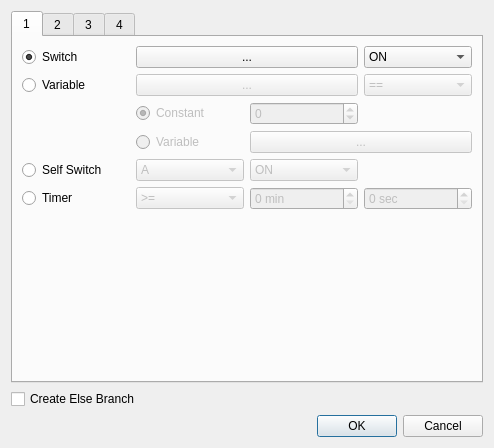
<?xml version="1.0" encoding="UTF-8"?>
<ui version="4.0">
 <class>ConditionalBranchDialog</class>
 <widget class="QDialog" name="ConditionalBranchDialog">
  <property name="geometry">
   <rect>
    <x>0</x>
    <y>0</y>
    <width>494</width>
    <height>448</height>
   </rect>
  </property>
  <property name="windowTitle">
   <string>Dialog</string>
  </property>
  <layout class="QVBoxLayout" name="verticalLayout">
   <item>
    <widget class="QTabWidget" name="tabWidget">
     <property name="currentIndex">
      <number>0</number>
     </property>
     <widget class="QWidget" name="tab_1">
      <attribute name="title">
       <string>1</string>
      </attribute>
      <layout class="QVBoxLayout" name="verticalLayout_2">
       <item>
        <layout class="QGridLayout" name="gridLayout">
         <item row="5" column="2">
          <widget class="QSpinBox" name="timerMinSpinBox">
           <property name="enabled">
            <bool>false</bool>
           </property>
           <property name="suffix">
            <string> min</string>
           </property>
          </widget>
         </item>
         <item row="5" column="1">
          <widget class="QComboBox" name="timerSignComboBox">
           <property name="enabled">
            <bool>false</bool>
           </property>
           <item>
            <property name="text">
             <string>&gt;=</string>
            </property>
           </item>
           <item>
            <property name="text">
             <string>&lt;=</string>
            </property>
           </item>
          </widget>
         </item>
         <item row="5" column="0">
          <widget class="QRadioButton" name="timerRadioButton">
           <property name="text">
            <string>Timer</string>
           </property>
           <attribute name="buttonGroup">
            <string notr="true">mainRadioGroup</string>
           </attribute>
          </widget>
         </item>
         <item row="4" column="0">
          <widget class="QRadioButton" name="selfSwitchRadionButton">
           <property name="text">
            <string>Self Switch</string>
           </property>
           <attribute name="buttonGroup">
            <string notr="true">mainRadioGroup</string>
           </attribute>
          </widget>
         </item>
         <item row="0" column="0">
          <widget class="QRadioButton" name="switchRadioButton">
           <property name="text">
            <string>Switch</string>
           </property>
           <property name="checked">
            <bool>true</bool>
           </property>
           <attribute name="buttonGroup">
            <string notr="true">mainRadioGroup</string>
           </attribute>
          </widget>
         </item>
         <item row="6" column="0">
          <spacer name="verticalSpacer">
           <property name="orientation">
            <enum>Qt::Vertical</enum>
           </property>
           <property name="sizeHint" stdset="0">
            <size>
             <width>20</width>
             <height>40</height>
            </size>
           </property>
          </spacer>
         </item>
         <item row="1" column="0">
          <widget class="QRadioButton" name="variableRadioButton">
           <property name="text">
            <string>Variable</string>
           </property>
           <attribute name="buttonGroup">
            <string notr="true">mainRadioGroup</string>
           </attribute>
          </widget>
         </item>
         <item row="5" column="3">
          <widget class="QSpinBox" name="timerSecSpinBox">
           <property name="enabled">
            <bool>false</bool>
           </property>
           <property name="suffix">
            <string> sec</string>
           </property>
           <property name="maximum">
            <number>59</number>
           </property>
          </widget>
         </item>
         <item row="2" column="1">
          <widget class="QRadioButton" name="variableConstantRadioButton">
           <property name="enabled">
            <bool>false</bool>
           </property>
           <property name="text">
            <string>Constant</string>
           </property>
           <property name="checked">
            <bool>true</bool>
           </property>
           <attribute name="buttonGroup">
            <string notr="true">variableRadioGroup</string>
           </attribute>
          </widget>
         </item>
         <item row="3" column="1">
          <widget class="QRadioButton" name="variableVariableRadionButton">
           <property name="enabled">
            <bool>false</bool>
           </property>
           <property name="text">
            <string>Variable</string>
           </property>
           <attribute name="buttonGroup">
            <string notr="true">variableRadioGroup</string>
           </attribute>
          </widget>
         </item>
         <item row="0" column="1" colspan="2">
          <widget class="SelectorButton" name="switchButton">
           <property name="text">
            <string>...</string>
           </property>
          </widget>
         </item>
         <item row="1" column="1" colspan="2">
          <widget class="SelectorButton" name="variableButton">
           <property name="enabled">
            <bool>false</bool>
           </property>
           <property name="text">
            <string>...</string>
           </property>
          </widget>
         </item>
         <item row="0" column="3">
          <widget class="QComboBox" name="switchComboBox">
           <item>
            <property name="text">
             <string>ON</string>
            </property>
           </item>
           <item>
            <property name="text">
             <string>OFF</string>
            </property>
           </item>
          </widget>
         </item>
         <item row="1" column="3">
          <widget class="QComboBox" name="variableSignComboBox">
           <property name="enabled">
            <bool>false</bool>
           </property>
           <item>
            <property name="text">
             <string>==</string>
            </property>
           </item>
           <item>
            <property name="text">
             <string>&gt;=</string>
            </property>
           </item>
           <item>
            <property name="text">
             <string>&lt;=</string>
            </property>
           </item>
           <item>
            <property name="text">
             <string>&gt;</string>
            </property>
           </item>
           <item>
            <property name="text">
             <string>&lt;</string>
            </property>
           </item>
           <item>
            <property name="text">
             <string>!=</string>
            </property>
           </item>
          </widget>
         </item>
         <item row="2" column="2">
          <widget class="QSpinBox" name="variableConstantSpinBox">
           <property name="enabled">
            <bool>false</bool>
           </property>
           <property name="minimum">
            <number>-99999999</number>
           </property>
           <property name="maximum">
            <number>99999999</number>
           </property>
          </widget>
         </item>
         <item row="3" column="2" colspan="2">
          <widget class="SelectorButton" name="variableVariableButton">
           <property name="enabled">
            <bool>false</bool>
           </property>
           <property name="text">
            <string>...</string>
           </property>
          </widget>
         </item>
         <item row="4" column="1">
          <widget class="QComboBox" name="selfSwitchComboBox">
           <property name="enabled">
            <bool>false</bool>
           </property>
           <item>
            <property name="text">
             <string>A</string>
            </property>
           </item>
           <item>
            <property name="text">
             <string>B</string>
            </property>
           </item>
           <item>
            <property name="text">
             <string>C</string>
            </property>
           </item>
           <item>
            <property name="text">
             <string>D</string>
            </property>
           </item>
          </widget>
         </item>
         <item row="4" column="2">
          <widget class="QComboBox" name="selfSwitchToggleComboBox">
           <property name="enabled">
            <bool>false</bool>
           </property>
           <item>
            <property name="text">
             <string>ON</string>
            </property>
           </item>
           <item>
            <property name="text">
             <string>OFF</string>
            </property>
           </item>
          </widget>
         </item>
        </layout>
       </item>
      </layout>
     </widget>
     <widget class="QWidget" name="tab_2">
      <attribute name="title">
       <string>2</string>
      </attribute>
      <layout class="QVBoxLayout" name="verticalLayout_3">
       <item>
        <layout class="QGridLayout" name="gridLayout_2">
         <item row="4" column="1">
          <widget class="QRadioButton" name="actorSkillRadioButton">
           <property name="enabled">
            <bool>false</bool>
           </property>
           <property name="text">
            <string>Skill</string>
           </property>
           <attribute name="buttonGroup">
            <string notr="true">actorRadioGroup</string>
           </attribute>
          </widget>
         </item>
         <item row="1" column="1">
          <widget class="QRadioButton" name="actorInPartyRadioButton">
           <property name="enabled">
            <bool>false</bool>
           </property>
           <property name="text">
            <string>In the party</string>
           </property>
           <property name="checked">
            <bool>true</bool>
           </property>
           <attribute name="buttonGroup">
            <string notr="true">actorRadioGroup</string>
           </attribute>
          </widget>
         </item>
         <item row="5" column="1">
          <widget class="QRadioButton" name="actorWeaponRadioButton">
           <property name="enabled">
            <bool>false</bool>
           </property>
           <property name="text">
            <string>Weapon</string>
           </property>
           <attribute name="buttonGroup">
            <string notr="true">actorRadioGroup</string>
           </attribute>
          </widget>
         </item>
         <item row="6" column="1">
          <widget class="QRadioButton" name="actorArmorRadioButton">
           <property name="enabled">
            <bool>false</bool>
           </property>
           <property name="text">
            <string>Armor</string>
           </property>
           <attribute name="buttonGroup">
            <string notr="true">actorRadioGroup</string>
           </attribute>
          </widget>
         </item>
         <item row="3" column="1">
          <widget class="QRadioButton" name="actorClassRadioButton">
           <property name="enabled">
            <bool>false</bool>
           </property>
           <property name="text">
            <string>Class</string>
           </property>
           <attribute name="buttonGroup">
            <string notr="true">actorRadioGroup</string>
           </attribute>
          </widget>
         </item>
         <item row="4" column="2">
          <widget class="SelectorButton" name="actorSkillButton">
           <property name="enabled">
            <bool>false</bool>
           </property>
           <property name="text">
            <string>...</string>
           </property>
          </widget>
         </item>
         <item row="2" column="1">
          <widget class="QRadioButton" name="actorNameRadioButton">
           <property name="enabled">
            <bool>false</bool>
           </property>
           <property name="text">
            <string>Name</string>
           </property>
           <attribute name="buttonGroup">
            <string notr="true">actorRadioGroup</string>
           </attribute>
          </widget>
         </item>
         <item row="0" column="1" colspan="2">
          <widget class="SelectorButton" name="actorButton">
           <property name="enabled">
            <bool>false</bool>
           </property>
           <property name="text">
            <string>...</string>
           </property>
          </widget>
         </item>
         <item row="6" column="2">
          <widget class="SelectorButton" name="actorArmorButton">
           <property name="enabled">
            <bool>false</bool>
           </property>
           <property name="text">
            <string>...</string>
           </property>
          </widget>
         </item>
         <item row="3" column="2">
          <widget class="SelectorButton" name="actorClassButton">
           <property name="enabled">
            <bool>false</bool>
           </property>
           <property name="text">
            <string>...</string>
           </property>
          </widget>
         </item>
         <item row="0" column="0">
          <widget class="QRadioButton" name="actorRadioButton">
           <property name="text">
            <string>Actor</string>
           </property>
           <attribute name="buttonGroup">
            <string notr="true">mainRadioGroup</string>
           </attribute>
          </widget>
         </item>
         <item row="2" column="2">
          <widget class="QLineEdit" name="actorNameLineEdit">
           <property name="enabled">
            <bool>false</bool>
           </property>
          </widget>
         </item>
         <item row="5" column="2">
          <widget class="SelectorButton" name="actorWeaponButton">
           <property name="enabled">
            <bool>false</bool>
           </property>
           <property name="text">
            <string>...</string>
           </property>
          </widget>
         </item>
         <item row="1" column="0">
          <spacer name="horizontalSpacer">
           <property name="orientation">
            <enum>Qt::Horizontal</enum>
           </property>
           <property name="sizeHint" stdset="0">
            <size>
             <width>40</width>
             <height>20</height>
            </size>
           </property>
          </spacer>
         </item>
         <item row="7" column="1">
          <widget class="QRadioButton" name="actorStateRadioButton">
           <property name="enabled">
            <bool>false</bool>
           </property>
           <property name="text">
            <string>State</string>
           </property>
           <attribute name="buttonGroup">
            <string notr="true">actorRadioGroup</string>
           </attribute>
          </widget>
         </item>
         <item row="7" column="2">
          <widget class="SelectorButton" name="actorStateButton">
           <property name="enabled">
            <bool>false</bool>
           </property>
           <property name="text">
            <string>...</string>
           </property>
          </widget>
         </item>
        </layout>
       </item>
      </layout>
     </widget>
     <widget class="QWidget" name="tab_3">
      <attribute name="title">
       <string>3</string>
      </attribute>
      <layout class="QVBoxLayout" name="verticalLayout_4">
       <item>
        <layout class="QGridLayout" name="gridLayout_3">
         <item row="2" column="1">
          <widget class="QRadioButton" name="enemyStateRadioButton">
           <property name="enabled">
            <bool>false</bool>
           </property>
           <property name="text">
            <string>State</string>
           </property>
           <attribute name="buttonGroup">
            <string notr="true">enemyRadioGroup</string>
           </attribute>
          </widget>
         </item>
         <item row="4" column="2">
          <widget class="QComboBox" name="characterDirectionComboBox">
           <property name="enabled">
            <bool>false</bool>
           </property>
          </widget>
         </item>
         <item row="5" column="1">
          <widget class="QComboBox" name="vehicleComboBox">
           <property name="enabled">
            <bool>false</bool>
           </property>
          </widget>
         </item>
         <item row="4" column="1">
          <widget class="QLabel" name="characterLabel">
           <property name="enabled">
            <bool>false</bool>
           </property>
           <property name="text">
            <string>is facing</string>
           </property>
           <property name="alignment">
            <set>Qt::AlignRight|Qt::AlignTrailing|Qt::AlignVCenter</set>
           </property>
          </widget>
         </item>
         <item row="2" column="2">
          <widget class="SelectorButton" name="enemyStateButton">
           <property name="enabled">
            <bool>false</bool>
           </property>
           <property name="text">
            <string>...</string>
           </property>
          </widget>
         </item>
         <item row="5" column="2">
          <widget class="QLabel" name="vehicleLabel">
           <property name="enabled">
            <bool>false</bool>
           </property>
           <property name="text">
            <string>driven</string>
           </property>
          </widget>
         </item>
         <item row="0" column="1">
          <widget class="QComboBox" name="enemyComboBox">
           <property name="enabled">
            <bool>false</bool>
           </property>
          </widget>
         </item>
         <item row="3" column="1">
          <widget class="QComboBox" name="characterComboBox">
           <property name="enabled">
            <bool>false</bool>
           </property>
          </widget>
         </item>
         <item row="5" column="0">
          <widget class="QRadioButton" name="vehicleRadioButton">
           <property name="text">
            <string>Vehicle</string>
           </property>
           <attribute name="buttonGroup">
            <string notr="true">mainRadioGroup</string>
           </attribute>
          </widget>
         </item>
         <item row="3" column="0">
          <widget class="QRadioButton" name="characterRadioButton">
           <property name="text">
            <string>Character</string>
           </property>
           <attribute name="buttonGroup">
            <string notr="true">mainRadioGroup</string>
           </attribute>
          </widget>
         </item>
         <item row="1" column="1">
          <widget class="QRadioButton" name="enemyAppearedRadioButton">
           <property name="enabled">
            <bool>false</bool>
           </property>
           <property name="text">
            <string>Appeared</string>
           </property>
           <attribute name="buttonGroup">
            <string notr="true">enemyRadioGroup</string>
           </attribute>
          </widget>
         </item>
         <item row="0" column="0">
          <widget class="QRadioButton" name="enemyRadioButton">
           <property name="text">
            <string>Enemy</string>
           </property>
           <attribute name="buttonGroup">
            <string notr="true">mainRadioGroup</string>
           </attribute>
          </widget>
         </item>
         <item row="6" column="0">
          <spacer name="verticalSpacer_2">
           <property name="orientation">
            <enum>Qt::Vertical</enum>
           </property>
           <property name="sizeHint" stdset="0">
            <size>
             <width>20</width>
             <height>40</height>
            </size>
           </property>
          </spacer>
         </item>
        </layout>
       </item>
      </layout>
     </widget>
     <widget class="QWidget" name="tab_4">
      <attribute name="title">
       <string>4</string>
      </attribute>
      <layout class="QVBoxLayout" name="verticalLayout_5">
       <item>
        <layout class="QGridLayout" name="gridLayout_4">
         <item row="2" column="0">
          <widget class="QRadioButton" name="weaponRadioButton">
           <property name="text">
            <string>Weapon</string>
           </property>
           <attribute name="buttonGroup">
            <string notr="true">mainRadioGroup</string>
           </attribute>
          </widget>
         </item>
         <item row="0" column="2">
          <widget class="QSpinBox" name="goldSpinBox">
           <property name="enabled">
            <bool>false</bool>
           </property>
           <property name="maximum">
            <number>9999999</number>
           </property>
          </widget>
         </item>
         <item row="0" column="0">
          <widget class="QRadioButton" name="goldRadioButton">
           <property name="text">
            <string>Gold</string>
           </property>
           <attribute name="buttonGroup">
            <string notr="true">mainRadioGroup</string>
           </attribute>
          </widget>
         </item>
         <item row="1" column="0">
          <widget class="QRadioButton" name="itemRadioButton">
           <property name="text">
            <string>Item</string>
           </property>
           <attribute name="buttonGroup">
            <string notr="true">mainRadioGroup</string>
           </attribute>
          </widget>
         </item>
         <item row="6" column="1">
          <widget class="QComboBox" name="buttonComboBox">
           <property name="enabled">
            <bool>false</bool>
           </property>
          </widget>
         </item>
         <item row="0" column="1">
          <widget class="QComboBox" name="goldSignComboBox">
           <property name="enabled">
            <bool>false</bool>
           </property>
          </widget>
         </item>
         <item row="6" column="2">
          <widget class="QLabel" name="buttonLabel">
           <property name="enabled">
            <bool>false</bool>
           </property>
           <property name="text">
            <string>pressed</string>
           </property>
          </widget>
         </item>
         <item row="7" column="1" colspan="2">
          <widget class="QLineEdit" name="scriptLineEdit">
           <property name="enabled">
            <bool>false</bool>
           </property>
           <property name="sizePolicy">
            <sizepolicy hsizetype="Preferred" vsizetype="Fixed">
             <horstretch>0</horstretch>
             <verstretch>0</verstretch>
            </sizepolicy>
           </property>
          </widget>
         </item>
         <item row="1" column="1" colspan="2">
          <widget class="SelectorButton" name="itemButton">
           <property name="enabled">
            <bool>false</bool>
           </property>
           <property name="text">
            <string>...</string>
           </property>
          </widget>
         </item>
         <item row="2" column="1" colspan="2">
          <widget class="SelectorButton" name="weaponButton">
           <property name="enabled">
            <bool>false</bool>
           </property>
           <property name="text">
            <string>...</string>
           </property>
          </widget>
         </item>
         <item row="4" column="1" colspan="2">
          <widget class="SelectorButton" name="armorButton">
           <property name="enabled">
            <bool>false</bool>
           </property>
           <property name="text">
            <string>...</string>
           </property>
          </widget>
         </item>
         <item row="3" column="1" colspan="2">
          <widget class="QCheckBox" name="weaponCheckBox">
           <property name="enabled">
            <bool>false</bool>
           </property>
           <property name="text">
            <string>Include Equipment</string>
           </property>
          </widget>
         </item>
         <item row="5" column="1" colspan="2">
          <widget class="QCheckBox" name="armorCheckBox">
           <property name="enabled">
            <bool>false</bool>
           </property>
           <property name="text">
            <string>Include Equipment</string>
           </property>
          </widget>
         </item>
         <item row="4" column="0">
          <widget class="QRadioButton" name="armorRadioButton">
           <property name="text">
            <string>Armor</string>
           </property>
           <attribute name="buttonGroup">
            <string notr="true">mainRadioGroup</string>
           </attribute>
          </widget>
         </item>
         <item row="6" column="0">
          <widget class="QRadioButton" name="buttonRadioButton">
           <property name="text">
            <string>Button</string>
           </property>
           <attribute name="buttonGroup">
            <string notr="true">mainRadioGroup</string>
           </attribute>
          </widget>
         </item>
         <item row="7" column="0">
          <widget class="QRadioButton" name="scriptRadioButton">
           <property name="text">
            <string>Script</string>
           </property>
           <attribute name="buttonGroup">
            <string notr="true">mainRadioGroup</string>
           </attribute>
          </widget>
         </item>
        </layout>
       </item>
      </layout>
     </widget>
    </widget>
   </item>
   <item>
    <widget class="QCheckBox" name="elseBranchCheckBox">
     <property name="text">
      <string>Create Else Branch</string>
     </property>
    </widget>
   </item>
   <item>
    <widget class="QDialogButtonBox" name="buttonBox">
     <property name="orientation">
      <enum>Qt::Horizontal</enum>
     </property>
     <property name="standardButtons">
      <set>QDialogButtonBox::Cancel|QDialogButtonBox::Ok</set>
     </property>
    </widget>
   </item>
  </layout>
 </widget>
 <customwidgets>
  <customwidget>
   <class>SelectorButton</class>
   <extends>QPushButton</extends>
   <header>selector_button.hpp</header>
  </customwidget>
 </customwidgets>
 <resources/>
 <connections>
  <connection>
   <sender>buttonBox</sender>
   <signal>accepted()</signal>
   <receiver>ConditionalBranchDialog</receiver>
   <slot>accept()</slot>
   <hints>
    <hint type="sourcelabel">
     <x>248</x>
     <y>254</y>
    </hint>
    <hint type="destinationlabel">
     <x>157</x>
     <y>274</y>
    </hint>
   </hints>
  </connection>
  <connection>
   <sender>buttonBox</sender>
   <signal>rejected()</signal>
   <receiver>ConditionalBranchDialog</receiver>
   <slot>reject()</slot>
   <hints>
    <hint type="sourcelabel">
     <x>316</x>
     <y>260</y>
    </hint>
    <hint type="destinationlabel">
     <x>286</x>
     <y>274</y>
    </hint>
   </hints>
  </connection>
 </connections>
 <buttongroups>
  <buttongroup name="mainRadioGroup"/>
  <buttongroup name="actorRadioGroup"/>
  <buttongroup name="variableRadioGroup"/>
  <buttongroup name="enemyRadioGroup"/>
 </buttongroups>
</ui>
